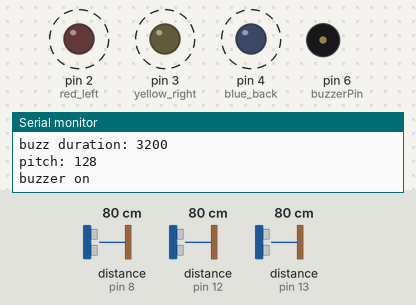
The sketch below on a simulated Arduino Uno, built with avr-gcc and run on an emulated ATmega328P. Shown: output pins drawn as LEDs (lit = HIGH), buzzer (waves = sounding), the last lines printed to the serial monitor. Dashed ring = blinking. The inputs (shaded band) are chosen by the test bench; at power-on: distance to the obstacle (sensors on pin 8, pin 12, pin 13) 80 cm. The echo pulse lasts 58.3 µs per cm.

Above: at 2.2 s.
2.3 s: distance to the obstacle (sensor on pin 8) set to 56 cm
3.8 s: distance to the obstacle (sensor on pin 8) set to 50 cm
At 4.2 s:
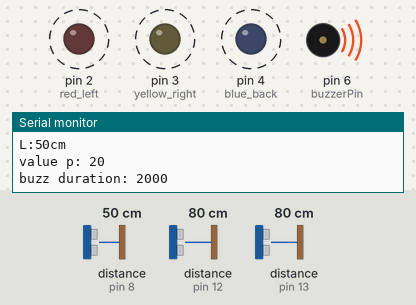
5.3 s: distance to the obstacle (sensor on pin 12) set to 9 cm
At 6.1 s:
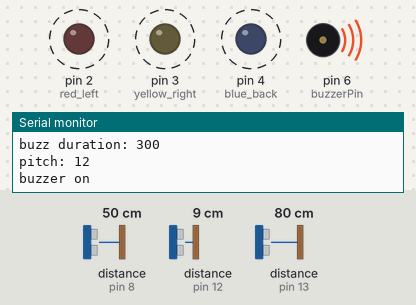
6.8 s: distance to the obstacle (sensor on pin 12) set to 6 cm
At 7.55 s:
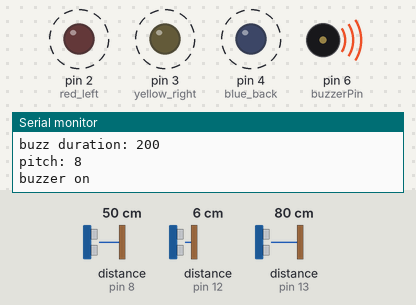
9.8 s: distance to the obstacle (sensor on pin 12) set to 9 cm
12.8 s: distance to the obstacle (sensor on pin 13) set to 94 cm
15.8 s: distance to the obstacle (sensor on pin 13) set to 102 cm
At 16.9 s:
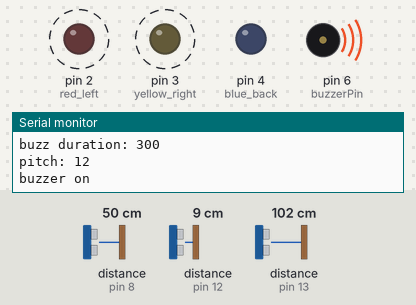
Timing chart, 0 to 19.8 s (numbered marks = the images above; inputs shaded):
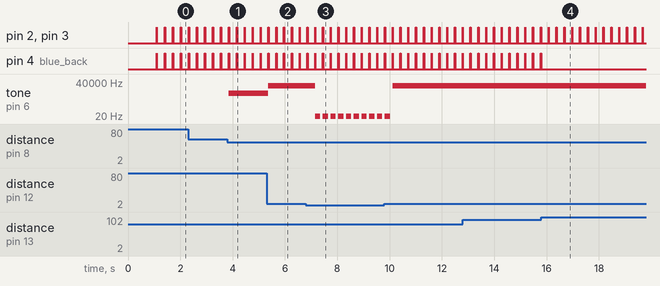

Measured:
- the behaviour switches between 53 and 52 cm on distance to the obstacle (sensor on pin 8) (found by bisection; images 0 and 1)
- the behaviour switches between 8 and 7 cm on distance to the obstacle (sensor on pin 12) (found by bisection; images 2 and 3)
- the behaviour switches between 99 and 100 cm on distance to the obstacle (sensor on pin 13) (found by bisection; images 3 and 4)
- after the input at 3.8 s, tone on pin 6 (buzzerPin): silent → 3328 Hz after 0.05 s
- after the input at 5.3 s, tone on pin 6 (buzzerPin): 3328 Hz → 16896 Hz after 0.07 s
- after the input at 6.8 s, tone on pin 6 (buzzerPin): alternates 6 Hz for 0.20 s and silent for 0.10 s, starting after 0.35 s
- after the input at 15.8 s, pin 4 (blue_back): stops changing and stays LOW
- by itself, pin 2 (red_left), pin 3 (yellow_right), pin 4 (blue_back): alternates HIGH for 0.01 s and LOW for 0.29 s

The sketch:

crown.ino
```cpp
/*HACK UCI 2019*/

/*setting up ultrasonic sensor*/
#include "SR04.h"
#include "pitches.h"

#define TRIGB_PIN 13
#define ECHOB_PIN 11

#define TRIGR_PIN 12
#define ECHOR_PIN 10

#define TRIGL_PIN 8
#define ECHOL_PIN 9

SR04 sb = SR04(ECHOB_PIN,TRIGB_PIN);
SR04 sr = SR04(ECHOR_PIN,TRIGR_PIN);
SR04 sl = SR04(ECHOL_PIN,TRIGL_PIN);

long distanceB; /*variable for recording distance*/
long distanceR;
long distanceL;

int farthest_distance = 100; //farthest distance before stuff starts happening

//set up buzzer
int buzzerPin = 6;
int pitch = 0;
int melody[] = {
  NOTE_C5, NOTE_D5, NOTE_E5, NOTE_F5, NOTE_G5, NOTE_A5, NOTE_B5, NOTE_C6};
long buzzDuration = 0;  // initialize

//LED pins
int blue_back = 4;
int yellow_right = 3;
int red_left = 2;

//p is for interation, contorlling pitch and servo speed
int p = 0;

//finding the lowest number of three numbers
int lowestnum(int, int, int);
/*main code*/
void setup() {
  //setting up serial monitor
  Serial.begin(9600); /*starting serial monitor*/
  delay(1000);
  pinMode(blue_back, OUTPUT);
  pinMode(yellow_right, OUTPUT);
  pinMode(red_left, OUTPUT);
}

void loop() {
   distanceB = sb.Distance();
   distanceR = sr.Distance();
   distanceL = sl.Distance();

   Serial.print("B:");
   Serial.print(distanceB);
   Serial.println("cm");

   Serial.print("R:");
   Serial.print(distanceR);
   Serial.println("cm");

   Serial.print("L:");
   Serial.print(distanceL);
   Serial.println("cm");

   if (distanceB < farthest_distance || distanceR < farthest_distance || distanceL < farthest_distance){
     if (distanceB < farthest_distance){ //to active back/front LED
      digitalWrite(blue_back, HIGH);
     }
     if (distanceR < farthest_distance){ //active right LED
      digitalWrite(yellow_right, HIGH);
     }
     if (distanceL < farthest_distance){ //activate left LED
      digitalWrite(red_left, HIGH);
     }
    p = 2*lowestnum(distanceB, distanceR, distanceL)/5; //creates a varible to adjust bitch and buzzing duration
    if (p<1){
      p = 1;
    }
    Serial.print("value p: ");
    Serial.println(p);
    pitch = 4*p;
    buzzDuration = p*100;
    Serial.print("buzz duration: ");
    Serial.println(buzzDuration);
    Serial.print("pitch: ");
    Serial.println(pitch);
    tone(buzzerPin, melody[pitch], buzzDuration);
    Serial.println("buzzer on");
    digitalWrite(blue_back, LOW);
    digitalWrite(yellow_right, LOW);
    digitalWrite(red_left, LOW);
   }
   else{
      digitalWrite(blue_back, LOW);
      digitalWrite(yellow_right, LOW);
      digitalWrite(red_left, LOW);
   }
   delay(200);
}

int lowestnum(int A, int B, int C){
  int smallest = A;
  if (smallest > B){
    smallest = B;
  }
  if (smallest > C){
    smallest = C;
  }
  return smallest;
}
```
